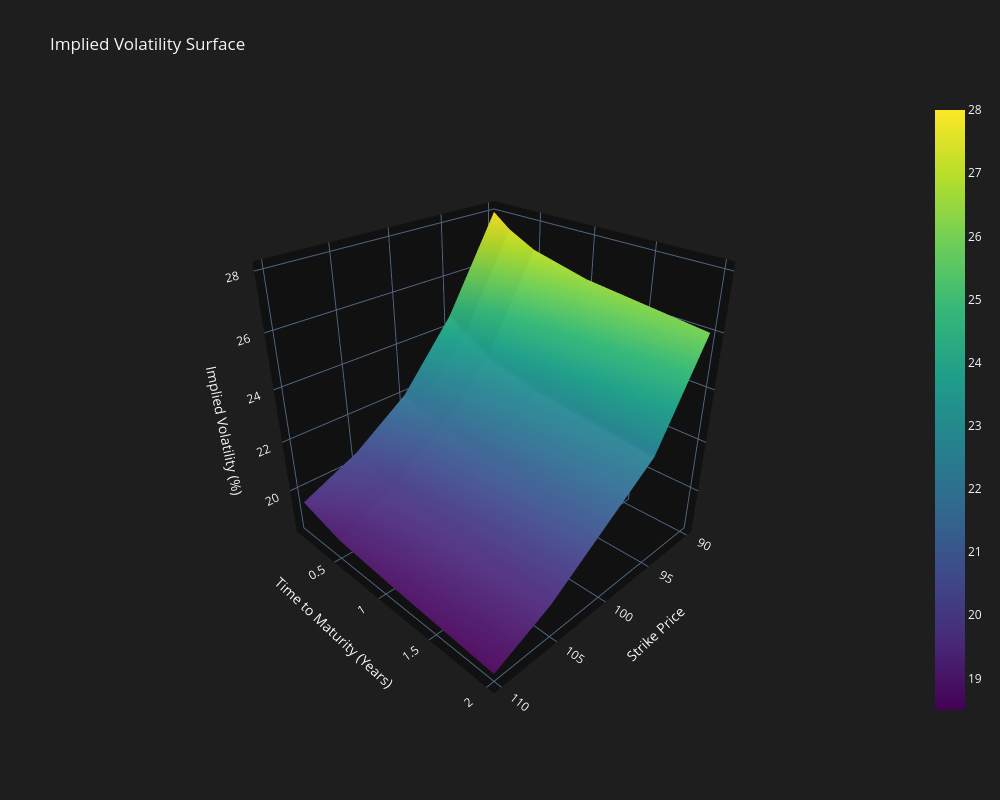

Source (notebook cell):
### Markdown cell above
**(Optional)**

The following code generates a sample IV Surface to illustrate the above

### Code cell
# Data for the volatility surface
strikes = [90, 95, 100, 105, 110]
maturities = [1/12, 3/12, 6/12, 1, 2]  # in years
maturity_labels = ['1 Month', '3 Months', '6 Months', '1 Year', '2 Years']

# Volatility values (in %)
vols = np.array([
  [28.0, 24.5, 22.0, 20.5, 19.5],  # 1 month
  [27.5, 24.0, 21.8, 20.3, 19.3],  # 3 months
  [27.0, 23.5, 21.5, 20.0, 19.0],  # 6 months
  [26.5, 23.0, 21.2, 19.8, 18.8],  # 1 year
  [26.0, 22.5, 21.0, 19.5, 18.5]   # 2 years
])

# Create meshgrid for 3D surface
X, Y = np.meshgrid(strikes, maturities)

# Create the 3D surface plot
fig = go.Figure(data=[go.Surface(x=X, y=Y, z=vols, colorscale='viridis')])

# Update layout
fig.update_layout(
  title='Implied Volatility Surface',
  scene=dict(
    xaxis_title='Strike Price',
    yaxis_title='Time to Maturity (Years)',
    zaxis_title='Implied Volatility (%)',
    camera=dict(
      eye=dict(x=1.5, y=1.5, z=1.2)
    )
  ),
  width=1000,
  height=800,
  template='plotly_dark',
  paper_bgcolor='rgb(30,30,30)',
  plot_bgcolor='rgb(30,30,30)'
)

# Show the plot
fig.show()

### Figure 1 — Plotly figure (JSON) as saved in the notebook; plotly's stock layout.template omitted (floating-point values rounded to 4 significant figures)
{"data": [{"colorscale": [[0, "#440154"], [0.1111, "#482878"], [0.2222, "#3e4989"], [0.3333, "#31688e"], [0.4444, "#26828e"], [0.5556, "#1f9e89"], [0.6667, "#35b779"], [0.7778, "#6ece58"], [0.8889, "#b5de2b"], [1, "#fde725"]], "type": "surface", "x": [[90, 95, 100, 105, 110], [90, 95, 100, 105, 110], [90, 95, 100, 105, 110], [90, 95, 100, 105, 110], [90, 95, 100, 105, 110]], "y": [[0.08333, 0.08333, 0.08333, 0.08333, 0.08333], [0.25, 0.25, 0.25, 0.25, 0.25], [0.5, 0.5, 0.5, 0.5, 0.5], [1, 1, 1, 1, 1], [2, 2, 2, 2, 2]], "z": [[28, 24.5, 22, 20.5, 19.5], [27.5, 24, 21.8, 20.3, 19.3], [27, 23.5, 21.5, 20, 19], [26.5, 23, 21.2, 19.8, 18.8], [26, 22.5, 21, 19.5, 18.5]]}], "layout": {"height": 800, "paper_bgcolor": "rgb(30,30,30)", "plot_bgcolor": "rgb(30,30,30)", "scene": {"camera": {"eye": {"x": 1.5, "y": 1.5, "z": 1.2}}, "xaxis": {"title": {"text": "Strike Price"}}, "yaxis": {"title": {"text": "Time to Maturity (Years)"}}, "zaxis": {"title": {"text": "Implied Volatility (%)"}}}, "title": {"text": "Implied Volatility Surface"}, "width": 1000}}
